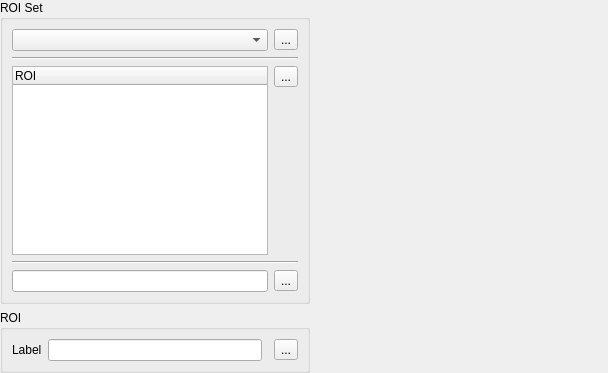
<?xml version="1.0" encoding="UTF-8"?>
<ui version="4.0">
 <class>ROIManagerWidgetForm</class>
 <widget class="QWidget" name="ROIManagerWidgetForm">
  <property name="geometry">
   <rect>
    <x>0</x>
    <y>0</y>
    <width>608</width>
    <height>373</height>
   </rect>
  </property>
  <property name="windowTitle">
   <string>ROI Manager</string>
  </property>
  <layout class="QGridLayout" name="gridLayout_10">
   <property name="margin">
    <number>0</number>
   </property>
   <item row="0" column="0">
    <layout class="QGridLayout" name="gridLayout_9">
     <item row="0" column="0">
      <layout class="QGridLayout" name="gridLayout_8">
       <item row="0" column="0">
        <widget class="QGroupBox" name="m_roiSetGroupBox">
         <property name="title">
          <string>ROI Set</string>
         </property>
         <layout class="QGridLayout" name="gridLayout_2">
          <item row="0" column="0">
           <layout class="QGridLayout" name="gridLayout">
            <item row="0" column="0">
             <widget class="QComboBox" name="m_layerROIComboBox"/>
            </item>
            <item row="0" column="1">
             <widget class="QToolButton" name="m_openLayerROIToolButton">
              <property name="toolTip">
               <string>Open ROI Set from a Data Set</string>
              </property>
              <property name="text">
               <string>...</string>
              </property>
             </widget>
            </item>
            <item row="1" column="0" colspan="2">
             <widget class="Line" name="line">
              <property name="orientation">
               <enum>Qt::Horizontal</enum>
              </property>
             </widget>
            </item>
            <item row="2" column="0" rowspan="2">
             <widget class="QTreeWidget" name="m_roiSetTreeWidget">
              <column>
               <property name="text">
                <string>ROI</string>
               </property>
              </column>
             </widget>
            </item>
            <item row="2" column="1">
             <widget class="QToolButton" name="m_removeROIToolButton">
              <property name="toolTip">
               <string>Remove entry</string>
              </property>
              <property name="text">
               <string>...</string>
              </property>
             </widget>
            </item>
            <item row="3" column="1">
             <spacer name="verticalSpacer">
              <property name="orientation">
               <enum>Qt::Vertical</enum>
              </property>
              <property name="sizeHint" stdset="0">
               <size>
                <width>19</width>
                <height>168</height>
               </size>
              </property>
             </spacer>
            </item>
            <item row="4" column="0" colspan="2">
             <widget class="Line" name="line_2">
              <property name="orientation">
               <enum>Qt::Horizontal</enum>
              </property>
             </widget>
            </item>
            <item row="5" column="0">
             <widget class="QLineEdit" name="m_roiSetNameLineEdit"/>
            </item>
            <item row="5" column="1">
             <widget class="QToolButton" name="m_exportROISetToolButton">
              <property name="toolTip">
               <string>Save ROI Set to File</string>
              </property>
              <property name="text">
               <string>...</string>
              </property>
             </widget>
            </item>
           </layout>
          </item>
         </layout>
        </widget>
       </item>
       <item row="1" column="0">
        <widget class="QGroupBox" name="m_roiGroupBox">
         <property name="sizePolicy">
          <sizepolicy hsizetype="Preferred" vsizetype="Fixed">
           <horstretch>0</horstretch>
           <verstretch>0</verstretch>
          </sizepolicy>
         </property>
         <property name="title">
          <string>ROI</string>
         </property>
         <layout class="QGridLayout" name="gridLayout_5">
          <item row="0" column="0">
           <layout class="QGridLayout" name="gridLayout_4">
            <item row="0" column="0">
             <layout class="QGridLayout" name="gridLayout_3">
              <item row="0" column="0">
               <widget class="QLabel" name="label">
                <property name="text">
                 <string>Label</string>
                </property>
                <property name="alignment">
                 <set>Qt::AlignLeading|Qt::AlignLeft|Qt::AlignVCenter</set>
                </property>
               </widget>
              </item>
              <item row="0" column="1">
               <widget class="QLineEdit" name="m_labelROILineEdit">
                <property name="sizePolicy">
                 <sizepolicy hsizetype="MinimumExpanding" vsizetype="Fixed">
                  <horstretch>0</horstretch>
                  <verstretch>0</verstretch>
                 </sizepolicy>
                </property>
               </widget>
              </item>
             </layout>
            </item>
            <item row="0" column="1">
             <widget class="QWidget" name="m_colorWidget" native="true">
              <property name="sizePolicy">
               <sizepolicy hsizetype="Fixed" vsizetype="Preferred">
                <horstretch>0</horstretch>
                <verstretch>0</verstretch>
               </sizepolicy>
              </property>
             </widget>
            </item>
            <item row="0" column="2">
             <widget class="QToolButton" name="m_addROIToolButton">
              <property name="toolTip">
               <string>Add ROI</string>
              </property>
              <property name="text">
               <string>...</string>
              </property>
             </widget>
            </item>
           </layout>
          </item>
         </layout>
        </widget>
       </item>
      </layout>
     </item>
     <item row="0" column="1">
      <widget class="QWidget" name="m_navigatorWidget" native="true">
       <property name="sizePolicy">
        <sizepolicy hsizetype="MinimumExpanding" vsizetype="MinimumExpanding">
         <horstretch>0</horstretch>
         <verstretch>0</verstretch>
        </sizepolicy>
       </property>
      </widget>
     </item>
    </layout>
   </item>
  </layout>
 </widget>
 <tabstops>
  <tabstop>m_layerROIComboBox</tabstop>
  <tabstop>m_openLayerROIToolButton</tabstop>
  <tabstop>m_roiSetTreeWidget</tabstop>
  <tabstop>m_removeROIToolButton</tabstop>
  <tabstop>m_roiSetNameLineEdit</tabstop>
  <tabstop>m_exportROISetToolButton</tabstop>
  <tabstop>m_labelROILineEdit</tabstop>
  <tabstop>m_addROIToolButton</tabstop>
 </tabstops>
 <resources/>
 <connections/>
</ui>
